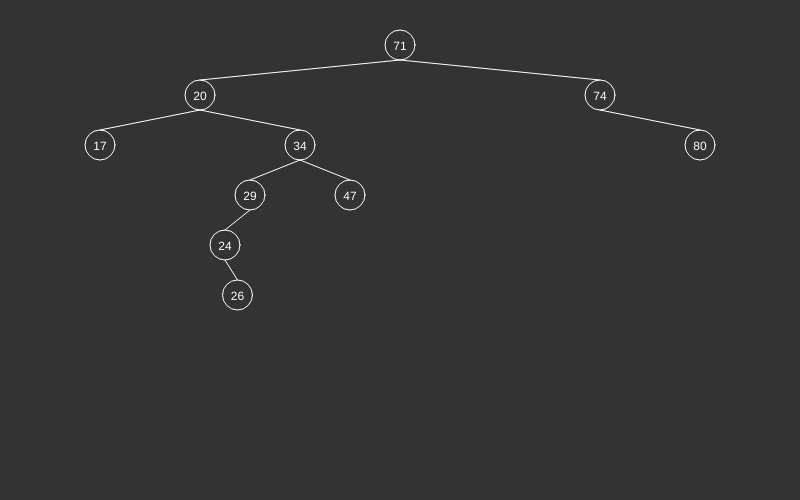
Frame 1 (no input)
Frame 60 (no input): identical to frame 1, image omitted
Frame 120 (the mouse pressed at the canvas centre since frame 60): identical to frame 1, image omitted

The p5.js sketch that drew this single still picture (run headless with seeded random() and noise() and a simulated clock; from frame 60 on, the mouse is pressed at the canvas centre):

// p5.js sketch
// ── sketch.js
var tree;

function setup() {
  createCanvas(800, 500);
  background(51);

  tree = new BinaryTree();
  for (let i = 0; i < 10; i++) {
    tree.addValue(floor(random(0, 100)));
  }
  console.log(tree);
  tree.traverse();

}

function draw() {

}

function AddValue(val) {
  clear();
  createCanvas(800, 500);
  background(51);
  tree.addValue(val);
  tree.traverse();
}

function SearchValue(val) {
  tree.search(val);
}
// ── node.js

function Node(val) {
  this.value = val;
  this.parent = null;
  this.left = null;
  this.right = null;
  this.x = null;
  this.y = null;
  this.lv = null;
}

Node.prototype.addNode = function (n) {
  // set parent node
  n.parent = this;
  // new node y inscrease 50
  n.y = this.y + 50;
  // increase tree height
  if(this.left == null && this.right == null) {
    tree.height++;
  }
  // set level
  n.lv = this.lv + 1;

  // new value is smaller
  if (n.value < this.value) { 
    if (this.left == null) {
      n.x = this.x - width / pow(2, n.lv);
      this.left = n;
    } else {
      this.left.addNode(n);
    }
  }
  // n: 57 ; this: 55
  else if (n.value > this.value) { // new value is bigger
    if (this.right == null) {
      n.x = this.x + width / pow(2, n.lv);      
      this.right = n;
    } else {
      this.right.addNode(n);
    }
  }
}

Node.prototype.visit = function (parent) {
  // visit left node if existed
  if(this.left != null) {
    this.left.visit(this);
  }
  // print this node value
  fill(255);
  noStroke();
  textAlign(CENTER);
  text(this.value, this.x, this.y);
  stroke(255);
  noFill();
  ellipse(this.x, this.y - 5, 30, 30);
  if(this != tree.root) {
    line(parent.x, parent.y + 10, this.x, this.y - 20);
  }
  // visit right node if existed
  if(this.right != null) {
    this.right.visit(this);
  }
}

Node.prototype.search = function (val) {
  if(this.value == val) {
    return 'Founded.';
  } else {
    if(val < this.value && this.left != null) {
      return this.left.search(val);
    } else if(val > this.value && this.right != null) {
      return this.right.search(val);
    }
  }
  return 'Does not exist.';
}

// ── tree.js
function BinaryTree() {
  this.root = null;
  this.height = 0;  
}

BinaryTree.prototype.addValue = function (val) {
  var n = new Node(val);
  if(this.root == null) {
    this.root = n;
    this.root.lv = 1;
    this.root.x = width / 2;
    this.root.y = 50;
    this.height++;
  } else {
    this.root.addNode(n);
  }
}

BinaryTree.prototype.traverse = function () {
  this.root.visit(this.root);
}

BinaryTree.prototype.search = function (val) {
  console.log('Result of searching ' + val + ' : ' + this.root.search(val));
}
